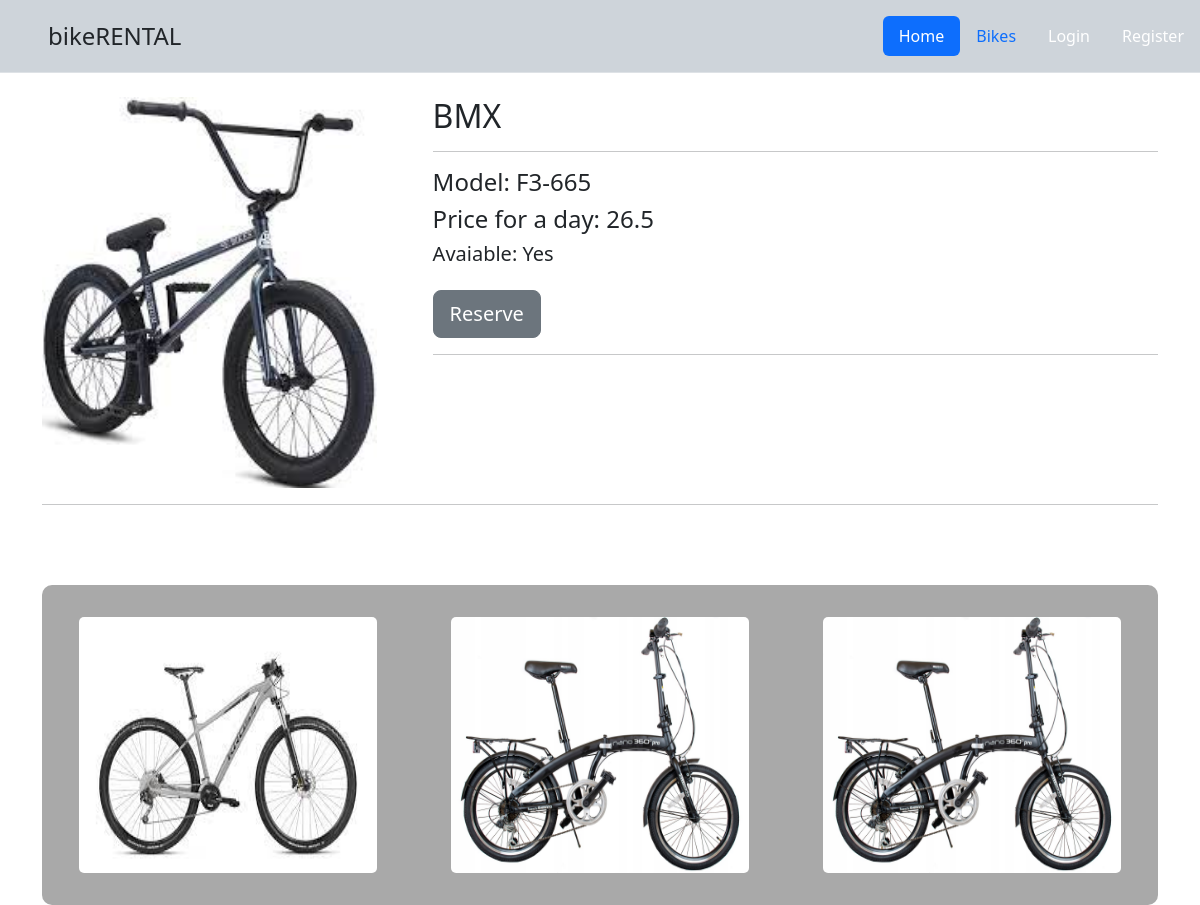
The page /bike/1 on the database its author committed.
### main/models.py (models this page shows, shortened)
class Bike(models.Model):
    bike_photo = models.ImageField(upload_to='bike-images')
    name = models.CharField(max_length=60)
    model = models.CharField(max_length=25)
    price = models.FloatField()
    is_avaiable = models.BooleanField(default=True)

### main/views.py (the view)
# urls.py: path('bike/<int:bike_id>',views.BikeDisplay.as_view(),name='bike'),
class BikeDisplay(View):
    def get(self,request,bike_id):
        bike = Bike.objects.get(id=bike_id)
        bikes = Bike.objects.all()
        context = {'bike':bike,'bikes':bikes}
        return render(request,'bike.html',context)

### main/templates/bike.html
{% extends 'base.html' %}
{% load static %}
{% block content %}
    <div class="bike-container">
        <div class="bike-image">
            <img src="{{bike.bike_photo.url}}" alt="xd">
        </div>
        <div class="bike-data">
            <h2>{{bike.name}}</h2>
            <hr>
            <h4>Model: {{bike.model}}</h4>
            <h4>Price for a day: {{bike.price}}</h4>
            <h5>Avaiable: {% if bike.is_avaiable%} Yes {%else%} No {% endif %}</h5>
            <a href="{% url 'bike-reservation' bike.id %}" type="button" class="btn btn-secondary btn-lg" style="margin-top: 1rem;">Reserve</a>
            <hr>
        </div>
    </div>
    <hr>
    <div class="bikes-displaying">
        {% for bike_img in bikes %}
            {% if bike_img.id != bike.id and bike_img.is_avaiable == True%}
            <a href="{% url 'bike' bike_img.id %}" class="bike-lower-container">
                <img src="{{bike_img.bike_photo.url}}" alt="">
            </a>
            {% endif %}
        {% endfor %}
    </div>
{% endblock %}

### main/static/css/style.css (style rules this page uses)
* { margin: 0; padding: 0; box-sizing: border-box; }
body { height: 100vh; }
.bike-container { width: 100%; height: 100%; display: flex; justify-content: space-between; }
.bike-image { width: 30%; height: 100%; }
.bike-image img { width: 100%; height: 100%; }
.bike-data { width: 65%; height: 100%; }
.bikes-displaying { display: flex; justify-content: space-between; align-items: center; margin-top: 5rem; background-color: darkgrey; border-radius: 10px; height: 20rem; }
.bike-lower-container { width: 100%; height: 100%; display: flex; justify-content: center; align-items: center; }
.bike-lower-container img { width: 80%; height: 80%; border-radius: 5px; }

### rows shown on the page
Bike: bike_photo (picture), name "BMX", model "F3-665", price "26.5"
Bike: bike_photo (picture)
Bike: bike_photo (picture)
Bike: bike_photo (picture)
